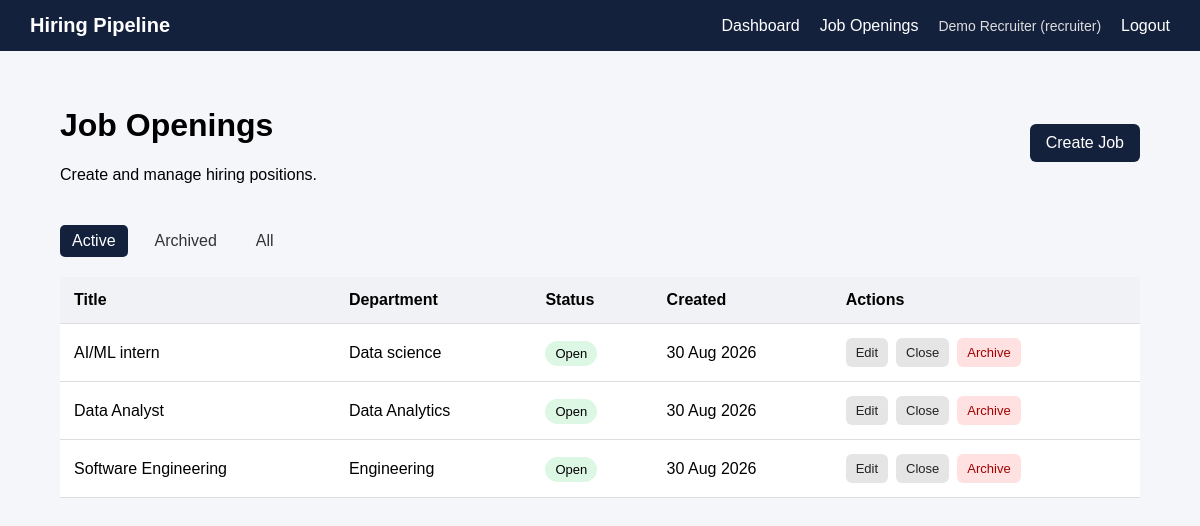
Page /jobs/ (signed in) on the earlier database version.
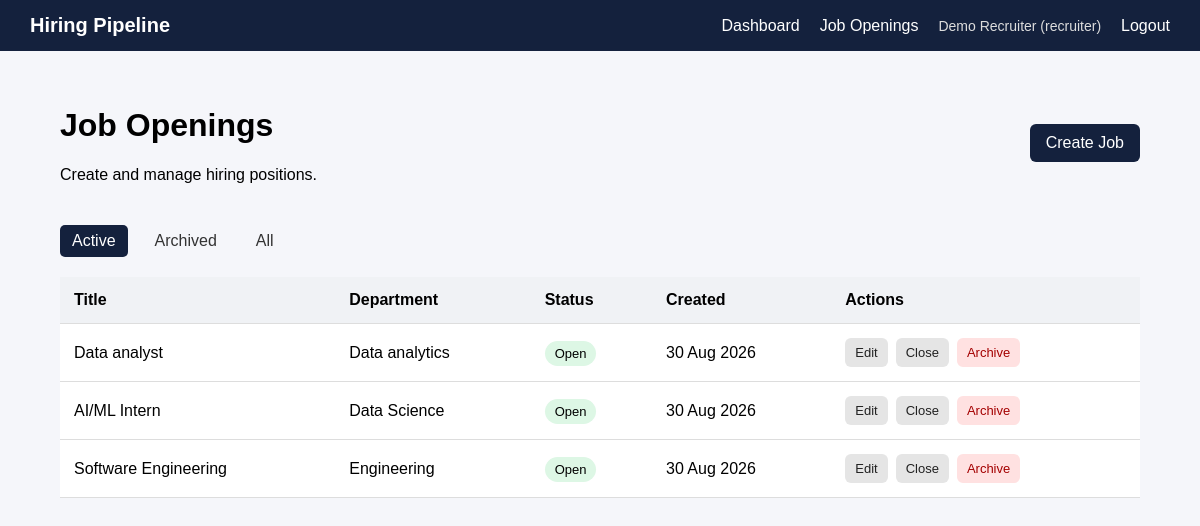
Same page on the later database version.
### models/user.py (models this page shows, shortened)
class User(UserMixin, db.Model):
    __tablename__ = "users"
    id = db.Column(db.Integer, primary_key=True)
    name = db.Column(db.String(100), nullable=False)
    email = db.Column(
        db.String(150),
        unique=True,
        nullable=False,
        index=True
    )
    password_hash = db.Column(db.String(255), nullable=False)
    role = db.Column(
        db.String(20),
        nullable=False
    )
    created_at = db.Column(
        db.DateTime,
        server_default=db.func.now()
    )

### models/job.py (models this page shows)
class JobOpening(db.Model):
    __tablename__ = "job_openings"
    id = db.Column(db.Integer, primary_key=True)
    title = db.Column(
        db.String(150),
        nullable=False
    )
    department = db.Column(
        db.String(100),
        nullable=False
    )
    description = db.Column(
        db.Text,
        nullable=True
    )
    status = db.Column(
        db.String(20),
        nullable=False,
        default="open",
        index=True
    )
    created_at = db.Column(
        db.DateTime,
        server_default=db.func.now()
    )
    updated_at = db.Column(
        db.DateTime,
        server_default=db.func.now(),
        onupdate=db.func.now()
    )
    applications = db.relationship(
        "Application",
        back_populates="job",
        lazy=True
    )
    description = db.Column(
        db.Text,
        nullable=True
    )
    status = db.Column(
        db.String(20),
        nullable=False,
        default="open"
    )
    created_at = db.Column(
        db.DateTime,
        server_default=db.func.now()
    )
    updated_at = db.Column(
        db.DateTime,
        server_default=db.func.now(),
        onupdate=db.func.now()
    )
    applications = db.relationship(
        "Application",
        back_populates="job",
        lazy=True
    )

### routes/jobs.py (the view)
@jobs_bp.route("/")
@role_required("recruiter")
def job_list():
    status = request.args.get("status", "active")
    if status == "archived":
        jobs = (
            JobOpening.query
            .filter_by(status="archived")
            .order_by(JobOpening.created_at.desc())
            .all()
        )
    elif status == "all":
        jobs = (
            JobOpening.query
            .order_by(JobOpening.created_at.desc())
            .all()
        )
    else:
        jobs = (
            JobOpening.query
            .filter(JobOpening.status.in_(["open", "closed"]))
            .order_by(JobOpening.created_at.desc())
            .all()
        )
    return render_template(
        "jobs/list.html",
        jobs=jobs,
        selected_status=status
    )

### templates/jobs/list.html (shortened to what this page needs)
{% extends "base.html" %}
{% block content %}
<div class="page-header">
    <div>
        <h1>Job Openings</h1>
        <p>
            Create and manage hiring positions.
        </p>
    </div>
    <a
        href="{{ url_for('jobs.create_job') }}"
        class="btn"
    >
        Create Job
    </a>
</div>
<div class="filter-links">
    <a
        href="{{ url_for('jobs.job_list', status='active') }}"
        class="{% if selected_status == 'active' %}active{% endif %}"
    >
        Active
    </a>
    <a
        href="{{ url_for('jobs.job_list', status='archived') }}"
        class="{% if selected_status == 'archived' %}active{% endif %}"
    >
        Archived
    </a>
    <a
        href="{{ url_for('jobs.job_list', status='all') }}"
        class="{% if selected_status == 'all' %}active{% endif %}"
    >
        All
    </a>
</div>
{% if jobs %}
<table>
    <thead>
        <tr>
            <th>Title</th>
            <th>Department</th>
            <th>Status</th>
            <th>Created</th>
            <th>Actions</th>
        </tr>
    </thead>
    <tbody>
        {% for job in jobs %}
        <tr>
            <td>
                {{ job.title }}
            </td>
            <td>
                {{ job.department }}
            </td>
            <td>
                <span class="status {{ job.status }}">
                    {{ job.status|capitalize }}
                </span>
            </td>
            <td>
                {% if job.created_at %}
                    {{ job.created_at.strftime("%d %b %Y") }}
                {% endif %}
            </td>
            <td class="actions">
                {% if job.status != "archived" %}
                    <a
                        href="{{ url_for('jobs.edit_job', job_id=job.id) }}"
                        class="small-btn"
                    >
                        Edit
                    </a>
                {% endif %}
                {% if job.status == "open" %}
                    <form
                        method="POST"
                        action="{{ url_for('jobs.close_job', job_id=job.id) }}"
                    >
                        <button
                            type="submit"
                            class="small-btn"
                        >
                            Close
                        </button>
                    </form>
                {% endif %}
                {% if job.status != "archived" %}
                    <form
                        method="POST"
                        action="{{ url_for('jobs.archive_job', job_id=job.id) }}"
                    >
                        <button
                            type="submit"
                            class="small-btn danger"
                        >
                            Archive
                        </button>
                    </form>
                {% endif %}
            </td>
        </tr>
        {% endfor %}
    </tbody>
</table>
{% endif %}
{% endblock %}

### templates/base.html (shortened to what this page needs)
<!DOCTYPE html>
<html lang="en">
<head>
    <link
        rel="stylesheet"
        href="{{ url_for('static', filename='css/style.css') }}"
    >
</head>
<body>
    {% if current_user.is_authenticated %}
        <nav class="navbar">
            <div class="nav-brand">
                Hiring Pipeline
            </div>
            <div class="nav-links">
                <a href="{{ url_for('dashboard.dashboard') }}">
                    Dashboard
                </a>
                {% if current_user.role == "recruiter" %}
                    <a href="{{ url_for('jobs.job_list') }}">
                        Job Openings
                    </a>
                {% endif %}
                <span class="nav-user">
                    {{ current_user.name }}
                    ({{ current_user.role }})
                </span>
                <a href="{{ url_for('auth.logout') }}">
                    Logout
                </a>
            </div>
        </nav>
    {% endif %}
    <main class="container">
        {% block content %}
        {% endblock %}
    </main>
</body>
</html>

### static/css/style.css (style rules this page uses)
* { box-sizing: border-box; }
body { margin: 0; font-family: Arial, sans-serif; background: #f5f6fa; }
button { width: 100%; padding: 12px; border: none; border-radius: 6px; background: #14213d; color: white; font-size: 16px; cursor: pointer; }
.navbar { background: #14213d; color: white; padding: 14px 30px; display: flex; justify-content: space-between; align-items: center; }
.nav-brand { font-weight: bold; font-size: 20px; }
.nav-links { display: flex; align-items: center; gap: 20px; }
.nav-links a { color: white; text-decoration: none; }
.nav-user { color: #ddd; font-size: 14px; }
.container { width: 90%; max-width: 1200px; margin: 35px auto; }
.page-header { display: flex; justify-content: space-between; align-items: center; margin-bottom: 25px; }
.btn, .btn-secondary, .small-btn { display: inline-block; text-decoration: none; border-radius: 6px; cursor: pointer; }
.btn { background: #14213d; color: white; padding: 10px 16px; width: auto; }
.filter-links { display: flex; gap: 15px; margin-bottom: 20px; }
.filter-links a { text-decoration: none; color: #333; padding: 7px 12px; border-radius: 5px; }
.filter-links a.active { background: #14213d; color: white; }
table { width: 100%; border-collapse: collapse; background: white; }
th, td { padding: 14px; text-align: left; border-bottom: 1px solid #ddd; }
th { background: #f0f2f5; }
.status { padding: 5px 10px; border-radius: 20px; font-size: 13px; }
.status.open { background: #ddf7e5; }
.actions { display: flex; gap: 8px; flex-wrap: wrap; }
.actions form { margin: 0; }
.small-btn { border: none; background: #e5e5e5; color: #222; padding: 7px 10px; width: auto; font-size: 13px; }
.small-btn.danger { background: #ffe1e1; color: #a40000; }

Differences in the rows shown:
removed JobOpening: title "AI/ML intern", department "Data science", status "Open", created_at "30 Aug 2026"
removed JobOpening: title "Data Analyst", department "Data Analytics", status "Open", created_at "30 Aug 2026"
added JobOpening: title "Data analyst", department "Data analytics", status "Open", created_at "30 Aug 2026"
added JobOpening: title "AI/ML Intern", department "Data Science", status "Open", created_at "30 Aug 2026"
